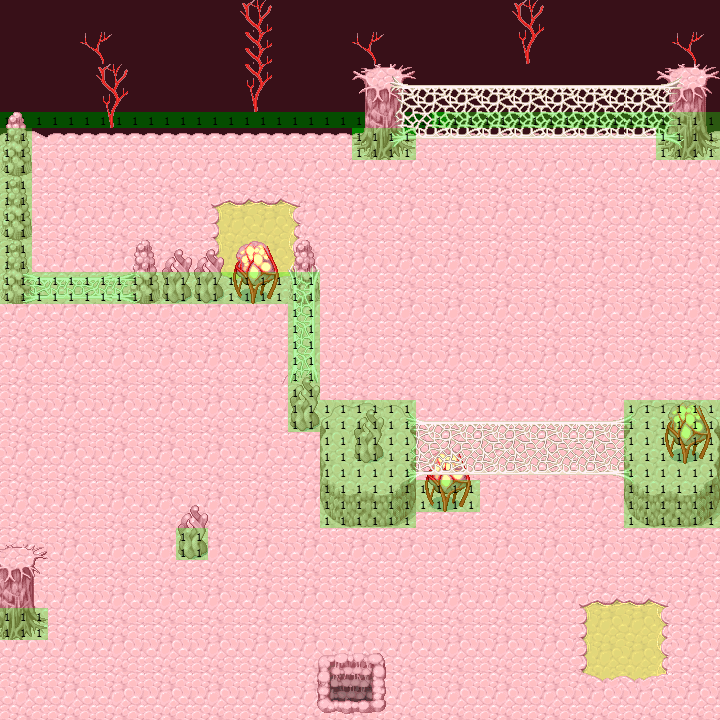

Below is a game level as drawn by its tile map, then a one-line description and the .tmx that defines it (tile-layer data replaced by summaries):
An orthogonal 45x45 tile map with 16x16 px tiles, 5 tile layers (background, first, second, third, ...), 2 tilesets and 19 objects (14x barrier, 4x semi-transparent, entrance).

<map version="1.0" orientation="orthogonal" width="45" height="45" tilewidth="16" tileheight="16">
 <properties>
  <property name="scene-type" value="field" />
 </properties>
 <tileset firstgid="1" name="049-InnerBody01" tilewidth="16" tileheight="16">
  <image source="049-InnerBody01.png" width="256" height="672" />
 </tileset>
 <tileset firstgid="673" name="barrier-mask4" tilewidth="16" tileheight="16">
  <image source="barrier-mask4.png" width="64" height="64" />
 </tileset>
 <layer name="background" width="45" height="45">
  <data>[2025 cells, 2025 non-empty, 50 distinct tile ids]</data>
 </layer>
 <layer name="first" width="45" height="45">
  <data>[2025 cells, 309 non-empty, 111 distinct tile ids]</data>
 </layer>
 <layer name="second" width="45" height="45">
  <data>[2025 cells, 235 non-empty, 110 distinct tile ids]</data>
 </layer>
 <layer name="third" width="45" height="45">
  <data>[2025 cells, 123 non-empty, 58 distinct tile ids]</data>
 </layer>
 <objectgroup name="barriers" width="45" height="45">
  <object type="barrier" x="0" y="112" width="720" height="16" />
  <object type="barrier" x="352" y="128" width="64" height="32" />
  <object type="barrier" x="656" y="128" width="64" height="32" />
  <object type="barrier" x="0" y="128" width="32" height="176" />
  <object type="barrier" x="32" y="272" width="288" height="32" />
  <object type="barrier" x="288" y="304" width="32" height="128" />
  <object type="barrier" x="320" y="400" width="96" height="128" />
  <object type="barrier" x="624" y="400" width="96" height="128" />
  <object type="barrier" x="416" y="480" width="64" height="32" />
  <object type="barrier" x="0" y="608" width="48" height="32" />
  <object type="barrier" x="176" y="528" width="32" height="32" />
  <object type="barrier" x="-32" y="304" width="32" height="416" />
  <object type="barrier" x="-32" y="720" width="752" height="16" />
  <object type="barrier" x="720" y="128" width="16" height="608" />
 </objectgroup>
 <objectgroup name="entrances" width="45" height="45">
  <object name="body" type="entrance" x="320" y="656" width="64" height="48">
   <properties>
    <property name="dest" value="dungeon-4-north" />
   </properties>
  </object>
 </objectgroup>
 <objectgroup name="semi-transparents" width="45" height="45">
  <object type="semi-transparent" x="128" y="240" width="192" height="32" />
  <object type="semi-transparent" x="416" y="416" width="208" height="64" />
  <object type="semi-transparent" x="176" y="496" width="32" height="32" />
  <object type="semi-transparent" x="0" y="544" width="48" height="64" />
 </objectgroup>
 <layer name="meta" width="45" height="45">
  <data>[2025 cells, 222 non-empty, 1 distinct tile ids]</data>
 </layer>
</map>
